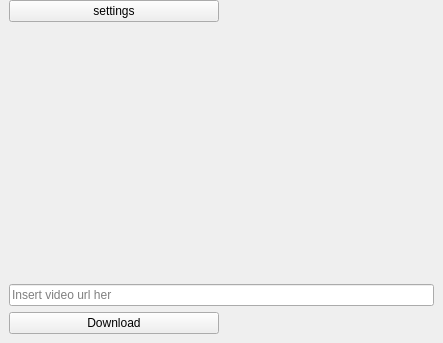
<?xml version="1.0" encoding="UTF-8"?>
<ui version="4.0">
 <class>MainWindow</class>
 <widget class="QMainWindow" name="MainWindow">
  <property name="geometry">
   <rect>
    <x>0</x>
    <y>0</y>
    <width>443</width>
    <height>343</height>
   </rect>
  </property>
  <property name="windowTitle">
   <string>Downloader</string>
  </property>
  <property name="windowIcon">
   <iconset resource="../icon/resource.qrc">
    <normaloff>:/icon/YouTube_full-color_icon__2017_.ico</normaloff>:/icon/YouTube_full-color_icon__2017_.ico</iconset>
  </property>
  <widget class="QWidget" name="centralwidget">
   <layout class="QGridLayout" name="gridLayout">
    <property name="topMargin">
     <number>0</number>
    </property>
    <item row="1" column="0" colspan="2">
     <widget class="QLabel" name="label_image">
      <property name="text">
       <string/>
      </property>
     </widget>
    </item>
    <item row="2" column="0" colspan="2">
     <widget class="QLineEdit" name="line_edit_url">
      <property name="placeholderText">
       <string>Insert video url her</string>
      </property>
     </widget>
    </item>
    <item row="3" column="0">
     <widget class="QPushButton" name="push_button_download">
      <property name="text">
       <string>Download</string>
      </property>
     </widget>
    </item>
    <item row="0" column="0">
     <widget class="QPushButton" name="push_button_settings">
      <property name="text">
       <string>settings</string>
      </property>
      <property name="autoDefault">
       <bool>true</bool>
      </property>
     </widget>
    </item>
   </layout>
  </widget>
  <action name="action_path">
   <property name="text">
    <string>Path</string>
   </property>
  </action>
 </widget>
 <resources>
  <include location="../icon/resource.qrc"/>
 </resources>
 <connections/>
</ui>
